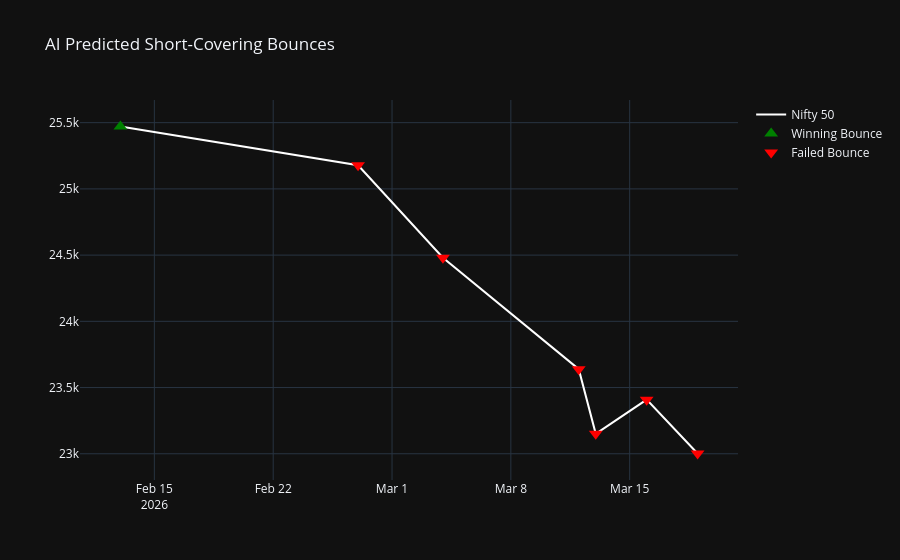

Write notebook code for a chart like this one.
### Code cell
# ==========================================
# DAY 13: INTERACTIVE AI TRADE DASHBOARD
# ==========================================
import plotly.graph_objects as go

print("📊 Generating AI Signal Dashboard...")

# 1. Separate the Wins (1) and Losses (0) into their own mini-tables
wins = merged_df[merged_df['Target'] == 1]
losses = merged_df[merged_df['Target'] == 0]

# 2. Roll out the blank canvas
fig = go.Figure()

# 3. Draw the main Nifty 50 trend line
fig.add_trace(go.Scatter(x=merged_df['Date'], y=merged_df['Nifty_Close'], 
                         mode='lines', name='Nifty 50', line=dict(color='white')))

# 4. OVERLAY THE GREEN WINS (The Day 13 Upgrade)
fig.add_trace(go.Scatter(x=wins['Date'], y=wins['Nifty_Close'], 
                         mode='markers', name='Winning Bounce',
                         marker=dict(color='green', size=12, symbol='triangle-up')))

# 5. OVERLAY THE RED LOSSES (The Day 13 Upgrade)
fig.add_trace(go.Scatter(x=losses['Date'], y=losses['Nifty_Close'], 
                         mode='markers', name='Failed Bounce',
                         marker=dict(color='red', size=12, symbol='triangle-down')))

# 6. Make it look like a Bloomberg Terminal
fig.update_layout(title="AI Predicted Short-Covering Bounces",
                  template="plotly_dark", hovermode="x unified")

fig.show()
# 7. EXPORT AS A STANDALONE WEBPAGE
fig.write_html('../data/ai_trading_dashboard.html')
print("🌐 Website successfully generated!")

### Figure 1 — Plotly figure (JSON) as saved in the notebook; plotly's stock layout.template omitted (floating-point values rounded to 4 significant figures)
{"data": [{"line": {"color": "white"}, "mode": "lines", "name": "Nifty 50", "type": "scatter", "x": ["2026-02-13T00:00:00.000000000", "2026-02-27T00:00:00.000000000", "2026-03-04T00:00:00.000000000", "2026-03-12T00:00:00.000000000", "2026-03-13T00:00:00.000000000", "2026-03-16T00:00:00.000000000", "2026-03-19T00:00:00.000000000"], "y": [25470.0, 25180.0, 24480.0, 23640.0, 23150.0, 23410.0, 23000.0]}, {"marker": {"color": "green", "size": 12, "symbol": "triangle-up"}, "mode": "markers", "name": "Winning Bounce", "type": "scatter", "x": ["2026-02-13T00:00:00.000000000"], "y": [25470.0]}, {"marker": {"color": "red", "size": 12, "symbol": "triangle-down"}, "mode": "markers", "name": "Failed Bounce", "type": "scatter", "x": ["2026-02-27T00:00:00.000000000", "2026-03-04T00:00:00.000000000", "2026-03-12T00:00:00.000000000", "2026-03-13T00:00:00.000000000", "2026-03-16T00:00:00.000000000", "2026-03-19T00:00:00.000000000"], "y": [25180.0, 24480.0, 23640.0, 23150.0, 23410.0, 23000.0]}], "layout": {"hovermode": "x unified", "title": {"text": "AI Predicted Short-Covering Bounces"}}}
